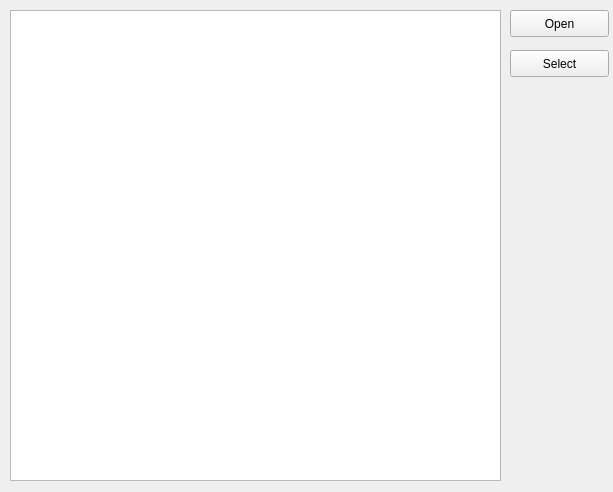
<?xml version="1.0" encoding="UTF-8"?>
<ui version="4.0">
 <class>Form</class>
 <widget class="QWidget" name="Form">
  <property name="geometry">
   <rect>
    <x>0</x>
    <y>0</y>
    <width>613</width>
    <height>492</height>
   </rect>
  </property>
  <property name="windowTitle">
   <string>Load Pass</string>
  </property>
  <widget class="QPushButton" name="openButton">
   <property name="geometry">
    <rect>
     <x>510</x>
     <y>10</y>
     <width>99</width>
     <height>27</height>
    </rect>
   </property>
   <property name="text">
    <string>Open</string>
   </property>
  </widget>
  <widget class="QPushButton" name="selectButton">
   <property name="geometry">
    <rect>
     <x>510</x>
     <y>50</y>
     <width>99</width>
     <height>27</height>
    </rect>
   </property>
   <property name="text">
    <string>Select</string>
   </property>
  </widget>
  <widget class="QTreeView" name="treeView">
   <property name="geometry">
    <rect>
     <x>10</x>
     <y>10</y>
     <width>491</width>
     <height>471</height>
    </rect>
   </property>
   <property name="showDropIndicator" stdset="0">
    <bool>true</bool>
   </property>
   <attribute name="headerVisible">
    <bool>false</bool>
   </attribute>
  </widget>
 </widget>
 <resources/>
 <connections/>
</ui>
